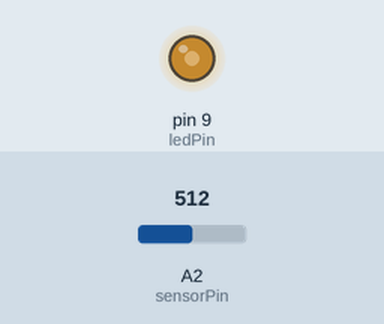
The sketch below on a simulated Arduino Uno, built with avr-gcc and run on an emulated ATmega328P. Shown: output pins drawn as LEDs (lit = HIGH). Inputs (shaded band) come from the test bench; at power-on: A2 (sensorPin) = 512. What the sketch prints to the serial monitor is not drawn.

Above: at 1.3 s.
1.4 s: A2 (sensorPin) set to 716
At 2.3 s:
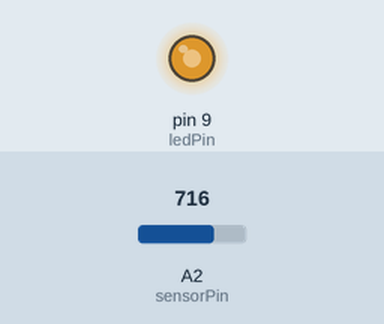
3.5 s: A2 (sensorPin) set to 900
At 5.1 s:
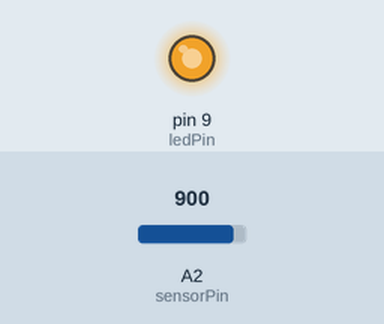
5.5 s: A2 (sensorPin) set to 122
At 6.7 s:
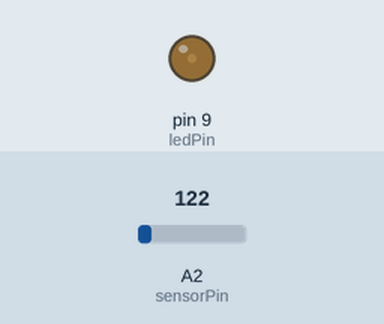
7.5 s: A2 (sensorPin) set to 511
At 8.3 s:
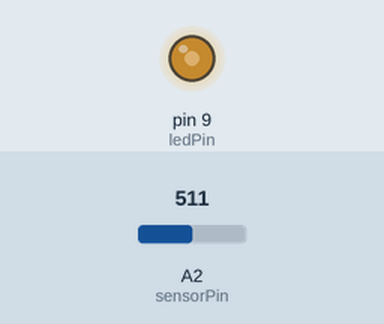
Timing chart, 0 to 10.5 s (numbered marks = the images above; inputs shaded):
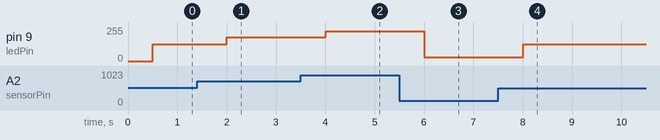

The sketch:

potensiometro_fading.ino
```cpp
int sensorPin = A2;    // select the input pin for the potentiometer
int ledPin = 9;      // select the pin for the LED
int sensorValue = 0;  // variable to store the value coming from the sensor

void setup() {
  // declare the ledPin as an OUTPUT:
  pinMode(ledPin, OUTPUT);
  Serial.begin(9600);
}

void loop() {
 sensorValue = analogRead(sensorPin);
 Serial.print(sensorValue);
 Serial.print ("  ");
 delay(500);
 sensorValue=map(sensorValue,0,1023,0,255);
 Serial.println (sensorValue);
 analogWrite (ledPin,sensorValue);


 //Serial.println (sensorValue);
}
```

Measured:
- after the input at 1.4 s, pin 9 (ledPin): 127/255 → 178/255 after 0.60 s
- after the input at 3.5 s, pin 9 (ledPin): 178/255 → 224/255 after 0.50 s
- after the input at 5.5 s, pin 9 (ledPin): 224/255 → 30/255 after 0.51 s
- after the input at 7.5 s, pin 9 (ledPin): 30/255 → 127/255 after 0.51 s
